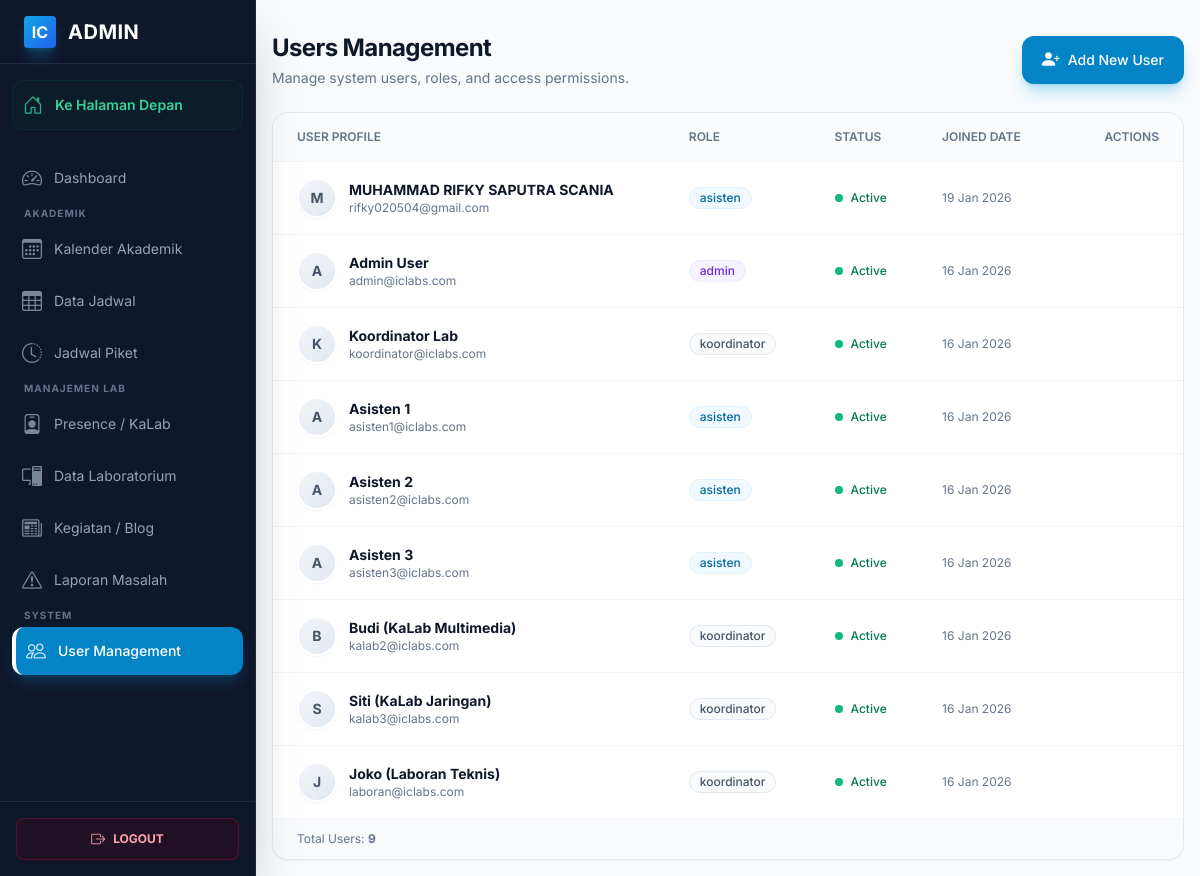
Screenshot of /public/admin/users (signed in) with the database file from the repository.
### tables this page shows
CREATE TABLE `users` (
  `id` int(11) NOT NULL AUTO_INCREMENT,
  `name` varchar(100) NOT NULL,
  `email` varchar(100) NOT NULL,
  `phone` varchar(20) DEFAULT NULL,
  `password` varchar(255) NOT NULL,
  `role_id` int(11) NOT NULL,
  `status` enum('active','inactive') DEFAULT 'active',
  `created_at` timestamp NOT NULL DEFAULT current_timestamp(),
  PRIMARY KEY (`id`),
  UNIQUE KEY `email` (`email`),
  KEY `idx_users_email` (`email`),
  KEY `idx_users_role` (`role_id`),
  CONSTRAINT `users_ibfk_1` FOREIGN KEY (`role_id`) REFERENCES `roles` (`id`)
);

CREATE TABLE `roles` (
  `id` int(11) NOT NULL AUTO_INCREMENT,
  `role_name` varchar(50) NOT NULL,
  `created_at` timestamp NOT NULL DEFAULT current_timestamp(),
  PRIMARY KEY (`id`),
  UNIQUE KEY `role_name` (`role_name`)
);

### app/controllers/AdminController.php (called while the page is built, shortened)
<?php
class AdminController extends Controller
{
    public function listUsers()
    {
        $userModel = $this->model('UserModel');
        $data = [
            'users' => $userModel->getAllWithRoles()
        ];
        $this->view('admin/users/list', $data);
    }
}

### app/core/Router.php (called while the page is built, shortened)
<?php
class Router {
    private $routes = [];
    private $params = [];
    private function addRoute($method, $uri, $controller) {
        $this->routes[] = [
            'method' => $method,
            'uri' => $uri,
            'controller' => $controller
        ];
    }
    public function dispatch() {
        $requestMethod = $_SERVER['REQUEST_METHOD'];
        $requestUri = $this->getRequestUri();
        foreach ($this->routes as $route) {
            if ($route['method'] !== $requestMethod) {
                continue;
            }
            if ($this->matchRoute($route['uri'], $requestUri)) {
                return $this->callController($route['controller']);
            }
        }
    }
    private function getRequestUri() {
        $uri = $_GET['url'] ?? '/';
        $uri = '/' . trim($uri, '/');
        return $uri;
    }
    private function matchRoute($pattern, $uri) {
        $pattern = preg_replace('/\/:([^\/]+)/', '/(?P<$1>[^/]+)', $pattern);
        $pattern = '#^' . $pattern . '$#';
        if (preg_match($pattern, $uri, $matches)) {
            $this->params = array_filter($matches, 'is_string', ARRAY_FILTER_USE_KEY);
            return true;
        }
        return false;
    }
    private function callController($controllerString) {
        list($controllerName, $method) = explode('@', $controllerString);
        $controller = new $controllerName();
        call_user_func_array([$controller, $method], $this->params);
    }
}

### public/index.php (called while the page is built, shortened)
<?php
require_once APP_PATH . '/core/Router.php';
require_once APP_PATH . '/core/Controller.php';
require_once APP_PATH . '/core/Model.php';
require_once APP_PATH . '/config/database.php';
require_once APP_PATH . '/helpers/functions.php';
$router = new Router();
$router->dispatch();

### app/helpers/functions.php (called while the page is built, shortened)
<?php
function e($string) {
    return htmlspecialchars($string, ENT_QUOTES, 'UTF-8');
}
function formatDate($date, $format = 'd M Y') {
    return date($format, strtotime($date));
}
function url($path = '') {
    return BASE_URL . '/' . ltrim($path, '/');
}

### app/core/Model.php (called while the page is built, shortened)
<?php
class Model {
    protected $db;
    public function __construct() {
        $this->db = getDBConnection();
    }
    public function query($sql, $params = []) {
        $stmt = $this->db->prepare($sql);
        $stmt->execute($params);
        return $stmt->fetchAll();
    }
}

### app/config/database.php (called while the page is built, shortened)
<?php
function getDBConnection()
{
    static $pdo = null;
    if ($pdo === null) {
        try {
            $dsn = "mysql:host=" . DB_HOST . ";port=" . DB_PORT . ";dbname=" . DB_NAME . ";charset=" . DB_CHARSET;
            $options = [
                PDO::ATTR_ERRMODE            => PDO::ERRMODE_EXCEPTION,
                PDO::ATTR_DEFAULT_FETCH_MODE => PDO::FETCH_ASSOC,
                PDO::ATTR_EMULATE_PREPARES   => false,
            ];
            $pdo = new PDO($dsn, DB_USER, DB_PASS, $options);
        } catch (PDOException $e) {
            die("Database connection failed: " . $e->getMessage());
        }
    }
    return $pdo;
}

### app/models/UserModel.php (called while the page is built, shortened)
<?php
class UserModel extends Model {
    public function getAllWithRoles() {
        $sql = "SELECT u.*, r.role_name
                FROM users u
                JOIN roles r ON u.role_id = r.id
                ORDER BY u.created_at DESC";
        return $this->query($sql);
    }
}

### app/views/admin/users/list.php (the view, shortened to what this page needs)
<?php include APP_PATH . '/views/layouts/header.php'; ?>
<div class="admin-layout antialiased bg-slate-50 min-h-screen">
    <?php include APP_PATH . '/views/layouts/sidebar.php'; ?>
    <main class="p-4 sm:ml-64 pt-8 transition-all duration-300">
        <div class="max-w-7xl mx-auto">
            <div class="flex flex-col sm:flex-row justify-between items-start sm:items-center mb-6 gap-4">
                <div>
                    <h1 class="text-2xl font-bold tracking-tight text-slate-900">Users Management</h1>
                    <p class="text-slate-500 text-sm mt-1">Manage system users, roles, and access permissions.</p>
                </div>
                <a href="<?= url('/admin/users/create') ?>"
                   class="inline-flex items-center gap-2 bg-primary-600 hover:bg-primary-700 text-white text-sm font-medium px-5 py-2.5 rounded-xl shadow-lg shadow-primary-500/30 transition-all transform hover:-translate-y-0.5 focus:ring-4 focus:ring-primary-100">
                    <i class="bi bi-person-plus-fill text-lg"></i>
                    <span>Add New User</span>
                </a>
            </div>
            <div class="bg-white border border-slate-200 rounded-2xl shadow-sm overflow-hidden min-h-[600px] flex flex-col">
                <div class="overflow-x-auto w-full">
                    <table class="w-full text-sm text-left text-slate-600">
                        <thead class="text-xs text-slate-500 uppercase bg-slate-50/80 border-b border-slate-100">
                            <tr>
                                <th scope="col" class="px-6 py-4 font-semibold">User Profile</th>
                                <th scope="col" class="px-6 py-4 font-semibold">Role</th>
                                <th scope="col" class="px-6 py-4 font-semibold">Status</th>
                                <th scope="col" class="px-6 py-4 font-semibold">Joined Date</th>
                                <th scope="col" class="px-6 py-4 font-semibold text-right">Actions</th>
                            </tr>
                        </thead>
                        <tbody class="divide-y divide-slate-100">
                            <?php if (!empty($users)): ?>
                                <?php foreach ($users as $user): ?>
                                    <tr class="group hover:bg-slate-50/80 transition-colors duration-200">
                                        <td class="px-6 py-4">
                                            <div class="flex items-center gap-3">
                                                <div class="w-10 h-10 rounded-full bg-gradient-to-br from-slate-100 to-slate-200 flex items-center justify-center text-slate-600 font-bold text-sm border-2 border-white shadow-sm shrink-0">
                                                    <?= strtoupper(substr($user['name'], 0, 1)) ?>
                                                </div>
                                                <div>
                                                    <div class="font-bold text-slate-900"><?= e($user['name']) ?></div>
                                                    <div class="text-xs text-slate-500"><?= e($user['email']) ?></div>
                                                </div>
                                            </div>
                                        </td>
                                        <td class="px-6 py-4">
                                            <?php
                                                $roleColor = match(strtolower($user['role_name'])) {
                                                    'admin', 'administrator' => 'bg-violet-50 text-violet-700 border-violet-100',
                                                    'assistant', 'asisten' => 'bg-sky-50 text-sky-700 border-sky-100',
                                                    'head laboran', 'kalab' => 'bg-amber-50 text-amber-700 border-amber-100',
                                                    default => 'bg-slate-50 text-slate-600 border-slate-200'
                                                };
                                            ?>
                                            <span class="inline-flex items-center px-2.5 py-0.5 rounded-full text-xs font-medium border <?= $roleColor ?>">
                                                <?= e($user['role_name']) ?>
                                            </span>
                                        </td>
                                        <td class="px-6 py-4">
                                            <?php if (strtolower($user['status']) == 'active'): ?>
                                                <div class="flex items-center gap-2">
                                                    <div class="w-2 h-2 rounded-full bg-emerald-500 animate-pulse"></div>
                                                    <span class="text-emerald-700 font-medium text-xs">Active</span>
                                                </div>
                                            <?php endif; ?>
                                        </td>
                                        <td class="px-6 py-4">
                                            <div class="text-slate-500 text-xs">
                                                <?= formatDate($user['created_at']) ?>
                                            </div>
                                        </td>
                                        <td class="px-6 py-4 text-right">
                                        </td>
                                    </tr>
                                <?php endforeach; ?>
                            <?php endif; ?>
                        </tbody>
                    </table>
                </div>
                <?php if (!empty($users)): ?>
                <div class="mt-auto border-t border-slate-100 bg-slate-50 px-6 py-3 text-xs text-slate-500 flex justify-between items-center">
                    <span>Total Users: <strong><?= count($users) ?></strong></span>
                </div>
                <?php endif; ?>
            </div>
        </div>
    </main>
</div>

### public/assets/css/style.css (style rules this page uses)
:root { --primary-color: #2563eb; --secondary-color: #475569; --success-color: #10b981; --danger-color: #ef4444; --warning-color: #f59e0b; --light-bg: #f8fafc; --dark-text: #1e293b; --border-color: #e2e8f0; }
* { margin: 0; padding: 0; box-sizing: border-box; }
body { font-family: 'Segoe UI', Tahoma, Geneva, Verdana, sans-serif; background-color: var(--light-bg); color: var(--dark-text); line-height: 1.6; }

### app/views/layouts/header.php (style rules this page uses)
body { font-family: 'Inter', sans-serif; }

### rows the page displays
users: name "M", name "MUHAMMAD RIFKY SAPUTRA SCANIA", email "rifky020504@gmail.com", role.role_name "asisten", status "active" (drawn), created_at "19 Jan 2026"
users: name "A", name "Admin User", email "admin@iclabs.com", role.role_name "admin", status "active" (drawn), created_at "16 Jan 2026"
users: name "K", name "Koordinator Lab", email "koordinator@iclabs.com", role.role_name "koordinator", status "active" (drawn), created_at "16 Jan 2026"
users: name "A", name "Asisten 1", email "asisten1@iclabs.com", role.role_name "asisten", status "active" (drawn), created_at "16 Jan 2026"
users: name "A", name "Asisten 2", email "asisten2@iclabs.com", role.role_name "asisten", status "active" (drawn), created_at "16 Jan 2026"
users: name "A", name "Asisten 3", email "asisten3@iclabs.com", role.role_name "asisten", status "active" (drawn), created_at "16 Jan 2026"
users: name "B", name "Budi (KaLab Multimedia)", email "kalab2@iclabs.com", role.role_name "koordinator", status "active" (drawn), created_at "16 Jan 2026"
users: name "S", name "Siti (KaLab Jaringan)", email "kalab3@iclabs.com", role.role_name "koordinator", status "active" (drawn), created_at "16 Jan 2026"
users: name "J", name "Joko (Laboran Teknis)", email "laboran@iclabs.com", role.role_name "koordinator", status "active" (drawn), created_at "16 Jan 2026"

### other values shown
count($users) "9"
